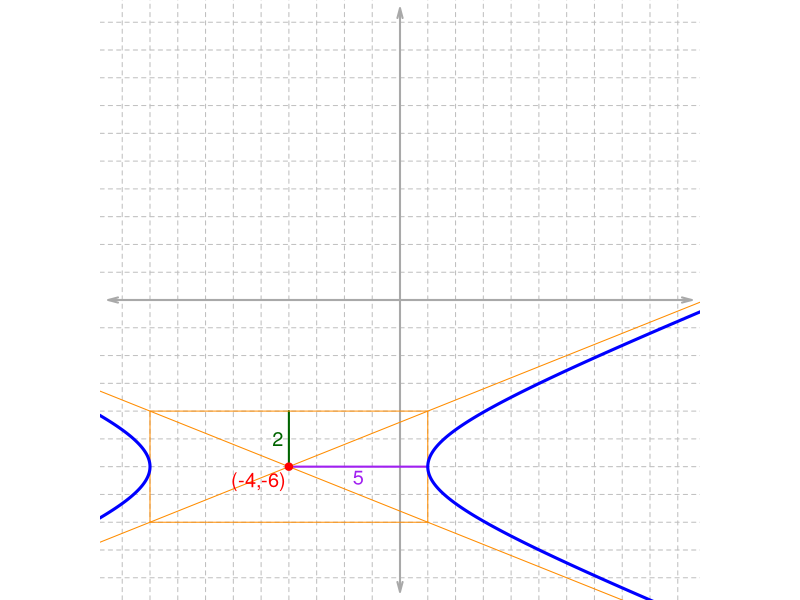

This figure's R source:
## ---- chunk 1
fixer = function(exp){
  exp = gsub("+-","-",exp,fixed=T)
  return(exp)
}
gcd2 <- function(a, b) {
  if (b == 0) a else Recall(b, a %% b)
}
gcd <- function(...) Reduce(gcd2, c(...))

while(T){
  alldem = sample(1:9,4)
  h = alldem[1]*sample(c(-1,1),1)
  k = alldem[2]*sample(c(-1,1),1)
  r1 = alldem[3]
  r2 = alldem[4]
  c = sqrt(r1^2+r2^2)
  maxx = abs(h)+c
  maxy = abs(k)+r2
  if(maxx<10 && maxy<10 && r1>1 && r2>1){break}
}

a = r1
b = r2


A = b^2
B = -2*h*b^2
C = -a^2
D = 2*k*a^2
E = b^2*h^2-a^2*k^2-a^2*b^2
pn = fixer(paste0(A,"x^2+",B,"x+",C,"y^2+",D,"y+",E,"=0"))
FF = round(B/A)
G = round(D/C)
e1 = fixer(paste0(A,"(x^2+",FF,"x)+",C,"(y^2+",G,"y)=",-E))
H = round((FF/2)^2)
sqrtH = round(FF/2)
I = round((G/2)^2)
sqrtI = round(G/2)
e2 = fixer(paste0(A,"(x^2+",FF,"x+",H,")+",C,"(y^2+",G,"y)=",-E,"+",A*H))
psx = fixer(paste0("(x+",sqrtH,")^2\\equiv x^2+",FF,"x+",H))
psy = fixer(paste0("(y+",sqrtI,")^2\\equiv y^2+",G,"x+",I))

e3 = fixer(paste0(A,"(x^2+",FF,"x+",H,")+",C,"(y^2+",G,"y+",I,")=",-E,"+",A*H,"+",C*I))
e4 = fixer(paste0(A,"(x^2+",FF,"x+",H,")+",C,"(y^2+",G,"y+",I,")=",-E+A*H+C*I))
e5 = fixer(paste0(A,"(x+",sqrtH,")^2+",C,"(y+",sqrtI,")^2=",-E+A*H+C*I))
e6 = fixer(paste0("\\frac{",A,"(x+",sqrtH,")^2}{",-E+A*H+C*I,
                  "}-\\frac{",-C,"(y+",sqrtI,")^2}{",-E+A*H+C*I,"}=",1))
e7 = fixer(paste0("\\frac{(x+",sqrtH,")^2}{",r1^2,
                  "}-\\frac{(y+",sqrtI,")^2}{",r2^2,"}=",1))

e8 = fixer(paste0("\\frac{(x+",sqrtH,")^2}{",r1,
                  "^2}-\\frac{(y+",sqrtI,")^2}{",r2,"^2}=",1))

ac = -10:10
al = paste0("* ",ac,collapse="\n")
ac2 = 1:10
al2 = paste0("* ",ac2,collapse="\n")
sol1 = paste0(1*(ac==h),collapse="")
sol2 = paste0(1*(ac==k),collapse="")
sol3 = paste0(1*(ac2==r1),collapse="")
sol4 = paste0(1*(ac2==r2),collapse="")

## ---- chunk 2
par(mar=c(0,0,0,0),pty="s")
plot(0,0,type="n",xlim=c(-10,10),ylim=c(-10,10),axes=F,ann=F)
for(i in 1:10){
  abline(h=i,lty=2,col="grey")
  abline(h=-i,lty=2,col="grey")
  abline(v=i,lty=2,col="grey")
  abline(v=-i,lty=2,col="grey")
}
arrows(-10.5,0,10.5,0,length=0.1,angle=15,code=3,lwd=2,col="darkgrey")
arrows(0,-10.5,0,10.5,length=0.1,angle=15,code=3,lwd=2,col="darkgrey")
eps = 0.00001
th1 = seq(-pi/2+eps,pi/2-eps,length.out=1000)
x1 = h+a/cos(th1)
y1 = k+b*tan(th1)
th2 = seq(pi/2+eps,3*pi/2-eps,length.out=1000)
x2 = h+a/cos(th2)
y2 = k+b*tan(th2)
lines(c(h,h+r1),c(k,k),col="purple",lwd=2)
text(h+r1/2,k-0.4,r1,col="purple",cex=1.2)
lines(c(h,h),c(k,k+r2),col="darkgreen",lwd=2)
text(h-0.4,k+r2/2,r2,col="darkgreen",cex=1.2)
m = b/a
xxx = c(-11,11)
lines(xxx,m*(xxx-h)+k,col="darkorange")
m = -b/a
xxx = c(-11,11)
lines(xxx,m*(xxx-h)+k,col="darkorange")
points(h,k,col="red",pch=19)
text(h-0.1,k-0.2,paste0("(",h,",",k,")"),adj=c(1,1),col="red",cex=1.2)
lines(c(h-a,h-a,h+a,h+a,h-a),c(k-b,k+b,k+b,k-b,k-b),col="darkorange")


lines(x1,y1,col="blue",lwd=3)
lines(x2,y2,col="blue",lwd=3)
